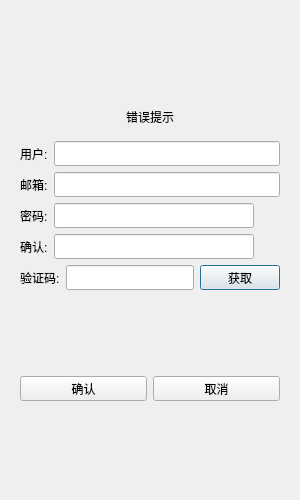
<?xml version="1.0" encoding="UTF-8"?>
<ui version="4.0">
 <class>RegisterDialog</class>
 <widget class="QDialog" name="RegisterDialog">
  <property name="geometry">
   <rect>
    <x>0</x>
    <y>0</y>
    <width>300</width>
    <height>500</height>
   </rect>
  </property>
  <property name="minimumSize">
   <size>
    <width>300</width>
    <height>500</height>
   </size>
  </property>
  <property name="maximumSize">
   <size>
    <width>300</width>
    <height>500</height>
   </size>
  </property>
  <property name="windowTitle">
   <string>Dialog</string>
  </property>
  <layout class="QVBoxLayout" name="verticalLayout_2">
   <item>
    <layout class="QVBoxLayout" name="verticalLayout">
     <item>
      <widget class="QStackedWidget" name="stackedWidget">
       <property name="currentIndex">
        <number>0</number>
       </property>
       <widget class="QWidget" name="page">
        <layout class="QVBoxLayout" name="verticalLayout_3">
         <item>
          <spacer name="verticalSpacer">
           <property name="orientation">
            <enum>Qt::Vertical</enum>
           </property>
           <property name="sizeHint" stdset="0">
            <size>
             <width>20</width>
             <height>40</height>
            </size>
           </property>
          </spacer>
         </item>
         <item>
          <widget class="QWidget" name="widget" native="true">
           <layout class="QVBoxLayout" name="verticalLayout_4">
            <item>
             <widget class="QLabel" name="err_tip">
              <property name="text">
               <string>错误提示</string>
              </property>
              <property name="alignment">
               <set>Qt::AlignCenter</set>
              </property>
             </widget>
            </item>
           </layout>
          </widget>
         </item>
         <item>
          <layout class="QHBoxLayout" name="horizontalLayout">
           <item>
            <widget class="QLabel" name="user_label">
             <property name="minimumSize">
              <size>
               <width>0</width>
               <height>25</height>
              </size>
             </property>
             <property name="maximumSize">
              <size>
               <width>16777215</width>
               <height>25</height>
              </size>
             </property>
             <property name="text">
              <string>用户:</string>
             </property>
            </widget>
           </item>
           <item>
            <widget class="QLineEdit" name="user_edit">
             <property name="minimumSize">
              <size>
               <width>0</width>
               <height>25</height>
              </size>
             </property>
             <property name="maximumSize">
              <size>
               <width>16777215</width>
               <height>25</height>
              </size>
             </property>
            </widget>
           </item>
          </layout>
         </item>
         <item>
          <layout class="QHBoxLayout" name="horizontalLayout_2">
           <item>
            <widget class="QLabel" name="email_label">
             <property name="minimumSize">
              <size>
               <width>0</width>
               <height>25</height>
              </size>
             </property>
             <property name="maximumSize">
              <size>
               <width>16777215</width>
               <height>25</height>
              </size>
             </property>
             <property name="text">
              <string>邮箱:</string>
             </property>
            </widget>
           </item>
           <item>
            <widget class="QLineEdit" name="email_edit">
             <property name="minimumSize">
              <size>
               <width>0</width>
               <height>25</height>
              </size>
             </property>
             <property name="maximumSize">
              <size>
               <width>16777215</width>
               <height>25</height>
              </size>
             </property>
            </widget>
           </item>
          </layout>
         </item>
         <item>
          <layout class="QHBoxLayout" name="horizontalLayout_3">
           <item>
            <widget class="QLabel" name="pass_label">
             <property name="minimumSize">
              <size>
               <width>0</width>
               <height>25</height>
              </size>
             </property>
             <property name="maximumSize">
              <size>
               <width>16777215</width>
               <height>25</height>
              </size>
             </property>
             <property name="text">
              <string>密码:</string>
             </property>
            </widget>
           </item>
           <item>
            <widget class="QLineEdit" name="pass_edit">
             <property name="minimumSize">
              <size>
               <width>0</width>
               <height>25</height>
              </size>
             </property>
             <property name="maximumSize">
              <size>
               <width>16777215</width>
               <height>25</height>
              </size>
             </property>
            </widget>
           </item>
           <item>
            <widget class="ClickedLabel" name="pass_visible">
             <property name="minimumSize">
              <size>
               <width>20</width>
               <height>20</height>
              </size>
             </property>
             <property name="maximumSize">
              <size>
               <width>20</width>
               <height>20</height>
              </size>
             </property>
             <property name="text">
              <string/>
             </property>
            </widget>
           </item>
          </layout>
         </item>
         <item>
          <layout class="QHBoxLayout" name="horizontalLayout_4">
           <item>
            <widget class="QLabel" name="confirm_label">
             <property name="minimumSize">
              <size>
               <width>0</width>
               <height>25</height>
              </size>
             </property>
             <property name="maximumSize">
              <size>
               <width>16777215</width>
               <height>25</height>
              </size>
             </property>
             <property name="text">
              <string>确认:</string>
             </property>
            </widget>
           </item>
           <item>
            <widget class="QLineEdit" name="confirm_edit">
             <property name="minimumSize">
              <size>
               <width>0</width>
               <height>25</height>
              </size>
             </property>
             <property name="maximumSize">
              <size>
               <width>16777215</width>
               <height>25</height>
              </size>
             </property>
            </widget>
           </item>
           <item>
            <widget class="ClickedLabel" name="confirm_visible">
             <property name="minimumSize">
              <size>
               <width>20</width>
               <height>20</height>
              </size>
             </property>
             <property name="maximumSize">
              <size>
               <width>20</width>
               <height>20</height>
              </size>
             </property>
             <property name="text">
              <string/>
             </property>
            </widget>
           </item>
          </layout>
         </item>
         <item>
          <layout class="QHBoxLayout" name="horizontalLayout_5">
           <item>
            <widget class="QLabel" name="varify_label">
             <property name="minimumSize">
              <size>
               <width>0</width>
               <height>25</height>
              </size>
             </property>
             <property name="maximumSize">
              <size>
               <width>16777215</width>
               <height>25</height>
              </size>
             </property>
             <property name="text">
              <string>验证码:</string>
             </property>
            </widget>
           </item>
           <item>
            <widget class="QLineEdit" name="varify_edit">
             <property name="minimumSize">
              <size>
               <width>0</width>
               <height>25</height>
              </size>
             </property>
             <property name="maximumSize">
              <size>
               <width>16777215</width>
               <height>25</height>
              </size>
             </property>
            </widget>
           </item>
           <item>
            <widget class="TimerBtn" name="get_code">
             <property name="minimumSize">
              <size>
               <width>0</width>
               <height>25</height>
              </size>
             </property>
             <property name="maximumSize">
              <size>
               <width>16777215</width>
               <height>25</height>
              </size>
             </property>
             <property name="text">
              <string>获取</string>
             </property>
            </widget>
           </item>
          </layout>
         </item>
         <item>
          <spacer name="verticalSpacer_2">
           <property name="orientation">
            <enum>Qt::Vertical</enum>
           </property>
           <property name="sizeHint" stdset="0">
            <size>
             <width>20</width>
             <height>40</height>
            </size>
           </property>
          </spacer>
         </item>
         <item>
          <layout class="QHBoxLayout" name="horizontalLayout_6">
           <item>
            <widget class="QPushButton" name="sure_btn">
             <property name="minimumSize">
              <size>
               <width>0</width>
               <height>25</height>
              </size>
             </property>
             <property name="maximumSize">
              <size>
               <width>16777215</width>
               <height>25</height>
              </size>
             </property>
             <property name="text">
              <string>确认</string>
             </property>
            </widget>
           </item>
           <item>
            <widget class="QPushButton" name="cancel_btn">
             <property name="minimumSize">
              <size>
               <width>0</width>
               <height>25</height>
              </size>
             </property>
             <property name="maximumSize">
              <size>
               <width>16777215</width>
               <height>25</height>
              </size>
             </property>
             <property name="text">
              <string>取消</string>
             </property>
            </widget>
           </item>
          </layout>
         </item>
         <item>
          <spacer name="verticalSpacer_3">
           <property name="orientation">
            <enum>Qt::Vertical</enum>
           </property>
           <property name="sizeHint" stdset="0">
            <size>
             <width>20</width>
             <height>40</height>
            </size>
           </property>
          </spacer>
         </item>
        </layout>
       </widget>
       <widget class="QWidget" name="page_2">
        <layout class="QVBoxLayout" name="verticalLayout_5">
         <item>
          <spacer name="verticalSpacer_5">
           <property name="orientation">
            <enum>Qt::Vertical</enum>
           </property>
           <property name="sizeHint" stdset="0">
            <size>
             <width>20</width>
             <height>40</height>
            </size>
           </property>
          </spacer>
         </item>
         <item>
          <widget class="QLabel" name="tip_lib">
           <property name="layoutDirection">
            <enum>Qt::LeftToRight</enum>
           </property>
           <property name="text">
            <string>注册成功，5s后返回登陆</string>
           </property>
           <property name="alignment">
            <set>Qt::AlignCenter</set>
           </property>
          </widget>
         </item>
         <item>
          <widget class="QLabel" name="tip2_lib">
           <property name="text">
            <string>可点击返回按钮直接返回登陆界面</string>
           </property>
           <property name="alignment">
            <set>Qt::AlignCenter</set>
           </property>
          </widget>
         </item>
         <item>
          <spacer name="verticalSpacer_4">
           <property name="orientation">
            <enum>Qt::Vertical</enum>
           </property>
           <property name="sizeHint" stdset="0">
            <size>
             <width>20</width>
             <height>40</height>
            </size>
           </property>
          </spacer>
         </item>
         <item>
          <widget class="QWidget" name="widget_2" native="true">
           <layout class="QHBoxLayout" name="horizontalLayout_7">
            <item>
             <spacer name="horizontalSpacer">
              <property name="orientation">
               <enum>Qt::Horizontal</enum>
              </property>
              <property name="sizeHint" stdset="0">
               <size>
                <width>40</width>
                <height>20</height>
               </size>
              </property>
             </spacer>
            </item>
            <item>
             <widget class="QPushButton" name="return_btn">
              <property name="minimumSize">
               <size>
                <width>0</width>
                <height>25</height>
               </size>
              </property>
              <property name="maximumSize">
               <size>
                <width>16777215</width>
                <height>25</height>
               </size>
              </property>
              <property name="text">
               <string>返回登陆</string>
              </property>
             </widget>
            </item>
            <item>
             <spacer name="horizontalSpacer_2">
              <property name="orientation">
               <enum>Qt::Horizontal</enum>
              </property>
              <property name="sizeHint" stdset="0">
               <size>
                <width>40</width>
                <height>20</height>
               </size>
              </property>
             </spacer>
            </item>
           </layout>
          </widget>
         </item>
         <item>
          <spacer name="verticalSpacer_6">
           <property name="orientation">
            <enum>Qt::Vertical</enum>
           </property>
           <property name="sizeHint" stdset="0">
            <size>
             <width>20</width>
             <height>40</height>
            </size>
           </property>
          </spacer>
         </item>
        </layout>
       </widget>
      </widget>
     </item>
    </layout>
   </item>
  </layout>
 </widget>
 <customwidgets>
  <customwidget>
   <class>TimerBtn</class>
   <extends>QPushButton</extends>
   <header>timerbtn.h</header>
  </customwidget>
  <customwidget>
   <class>ClickedLabel</class>
   <extends>QLabel</extends>
   <header>clickedlabel.h</header>
  </customwidget>
 </customwidgets>
 <resources/>
 <connections/>
</ui>
